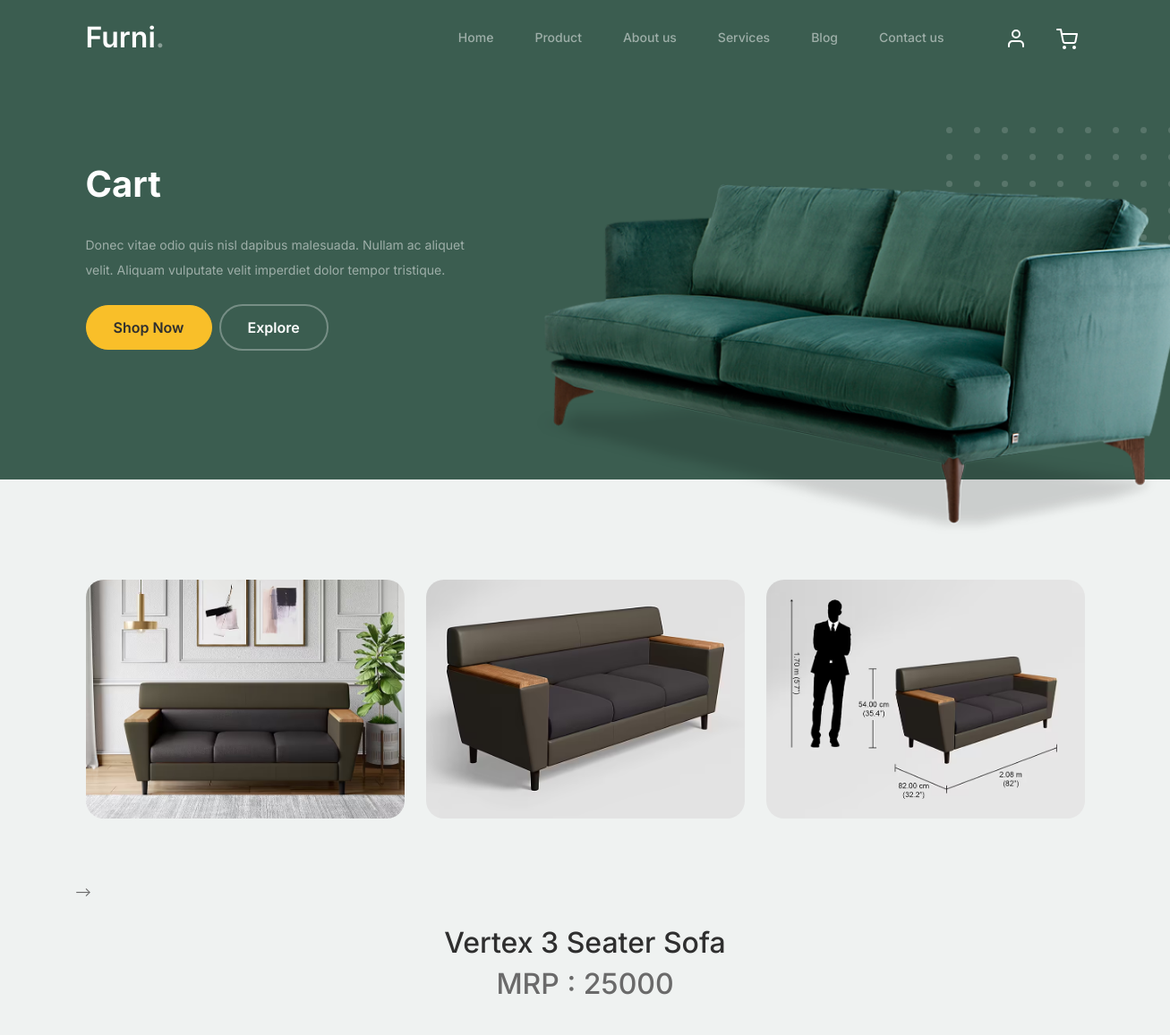
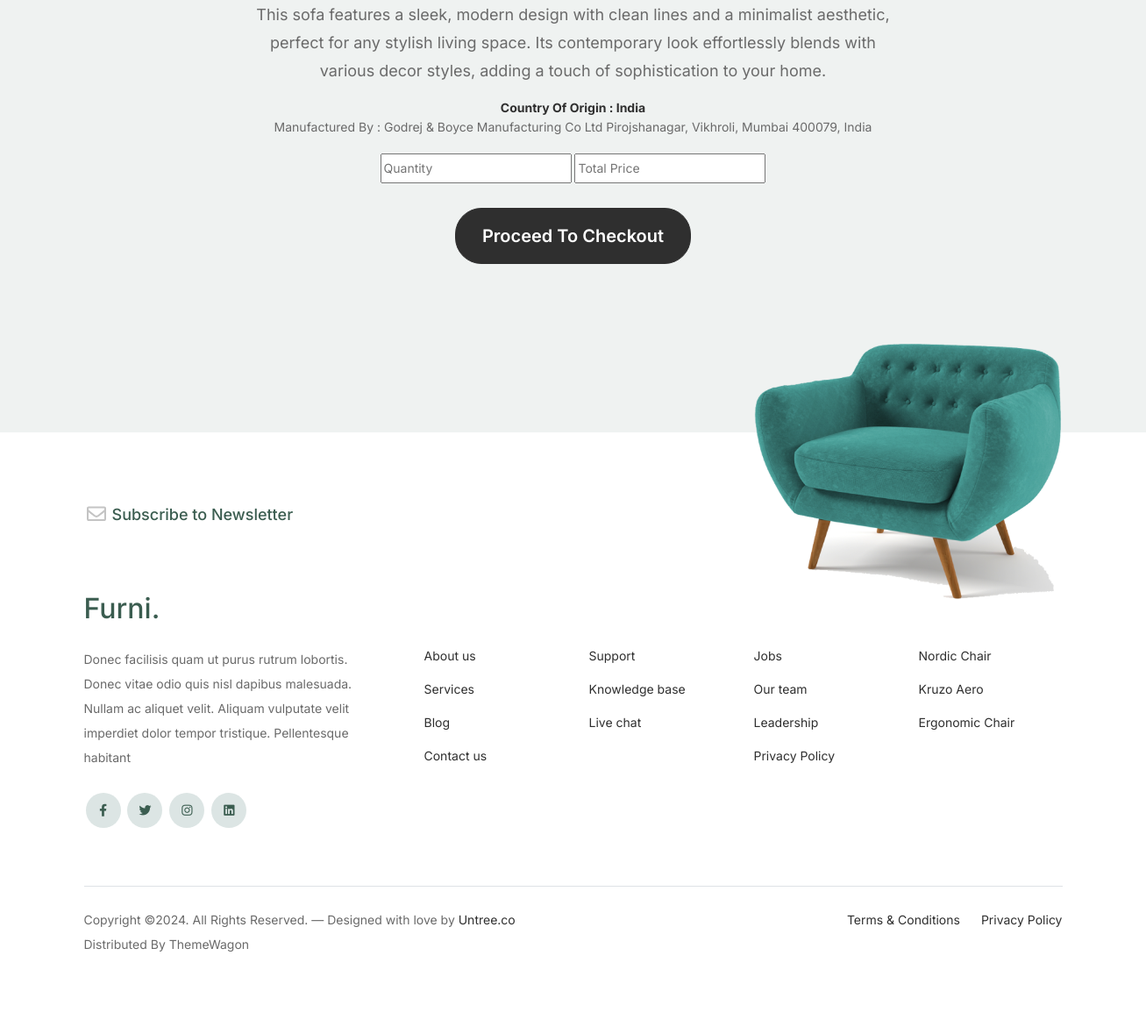
Page /single_product/1/ on the committed database (2 pictures, top to bottom).
### FurnitureApp/models.py (models this page shows)
class ProductDb(models.Model):
    Product_Category = models.CharField(max_length=50,null=True,blank=True)
    Product_Name = models.CharField(max_length=50, null=True, blank=True)
    Quantity = models.IntegerField(null=True, blank=True)
    MRP = models.IntegerField(null=True,blank=True)
    Description = models.TextField(max_length=150, null=True, blank=True)
    Origin = models.CharField(max_length=50, null=True, blank=True)
    Manufacture = models.CharField(max_length=50, null=True, blank=True)
    Image1 = models.ImageField(upload_to="pro_image",null=True,blank=True)
    Image2 = models.ImageField(upload_to="pro_image", null=True, blank=True)
    Image3 = models.ImageField(upload_to="pro_image", null=True, blank=True)

### WebApp/views.py (the view)
# urls.py: path('single_product/<int:pro_id>/',views.single_product,name="single_product"),
def single_product(request,pro_id):
    data = ProductDb.objects.get(id=pro_id)
    return render(request,"Single_Product.html",{'data':data})

### WebApp/templates/Single_Product.html (shortened to what this page needs)
<!doctype html>
<html lang="en">
{% load static %}
<head>
		<link href="{% static 'web/css/bootstrap.min.css' %}" rel="stylesheet">
		<link href="https://cdnjs.cloudflare.com/ajax/libs/font-awesome/6.0.0-beta3/css/all.min.css" rel="stylesheet">
		<link href="{% static 'web/css/tiny-slider.css' %}" rel="stylesheet">
		<link href="{% static 'web/css/style.css' %}" rel="stylesheet">
	</head>
	<body>
		<nav class="custom-navbar navbar navbar navbar-expand-md navbar-dark bg-dark" arial-label="Furni navigation bar">
			<div class="container">
				<a class="navbar-brand" href="index.html">Furni<span>.</span></a>
				<div class="collapse navbar-collapse" id="navbarsFurni">
					<ul class="custom-navbar-nav navbar-nav ms-auto mb-2 mb-md-0">
						<li class="nav-item">
							<a class="nav-link" href="{% url 'home' %}">Home</a>
						</li>
						<li><a class="nav-link" href="{% url 'product_page' %}">Product</a></li>
						<li><a class="nav-link" href="{% url 'about_page' %}">About us</a></li>
						<li><a class="nav-link" href="services.html">Services</a></li>
						<li><a class="nav-link" href="{% url 'blog_page' %}">Blog</a></li>
						<li><a class="nav-link" href="{% url 'contact_page' %}">Contact us</a></li>
					</ul>
					<ul class="custom-navbar-cta navbar-nav mb-2 mb-md-0 ms-5">
						<li><a class="nav-link" href="{% url 'login_page' %}"><img src="{% static 'web/images/user.svg' %}"></a></li>
						<li><a class="nav-link" href="cart.html"><img src="{% static 'web/images/cart.svg' %}"></a></li>
					</ul>
				</div>
			</div>
		</nav>
			<div class="hero">
				<div class="container">
					<div class="row justify-content-between">
						<div class="col-lg-5">
							<div class="intro-excerpt">
								<h1>Cart</h1>
								<p class="mb-4">Donec vitae odio quis nisl dapibus malesuada. Nullam ac aliquet velit. Aliquam vulputate velit imperdiet dolor tempor tristique.</p>
								<p><a href="" class="btn btn-secondary me-2">Shop Now</a><a href="#" class="btn btn-white-outline">Explore</a></p>
							</div>
						</div>
						<div class="col-lg-7">
							<div class="hero-img-wrap">
								<img src="{% static 'web/images/couch.png' %}" class="img-fluid">
							</div>
						</div>
					</div>
				</div>
			</div>
		<div class="blog-section">
			<div class="container">
				<div class="row">
					<div class="col-12 col-sm-6 col-md-4 mb-5">
						<div class="post-entry">
							<a href="#" class="post-thumbnail"><img src="{{data.Image1.url}}" alt="Image" class="img-fluid"></a>
						</div>
					</div>
					<div class="col-12 col-sm-6 col-md-4 mb-5">
						<div class="post-entry">
							<a href="#" class="post-thumbnail"><img src="{{data.Image2.url}}" alt="Image" class="img-fluid"></a>
						</div>
					</div>
					<div class="col-12 col-sm-6 col-md-4 mb-5">
						<div class="post-entry">
							<a href="#" class="post-thumbnail"><img src="{{data.Image3.url}}" alt="Image" class="img-fluid"></a>
						</div>
					</div
				</div>
			</div>
		</div>
		<div class="testimonial-section before-footer-section">
			<div class="container" style="margin-top:-280px">
				<div class="row">
					<div class="col-lg-7 mx-auto text-center">
						<h2 class="section-title">{{data.Product_Name}}</h2>
						<h2>MRP : {{data.MRP}}</h2>
					</div>
				</div>
				<div class="row justify-content-center">
					<div class="col-lg-12">
						<div class="testimonial-slider-wrap text-center">
							<div class="testimonial-slider">
								<div class="item">
									<div class="row justify-content-center">
										<div class="col-lg-8 mx-auto">
											<div class="testimonial-block text-center">
												<blockquote class="mb-5">
													<p>{{data.Description}}</p>
												</blockquote>
												<div class="author-info" style="margin-top:-30px">
													<h3 class="font-weight-bold">Country Of Origin : {{data.Origin}}</h3>
													<span class="position d-block mb-3">Manufactured By : {{data.Manufacture}}</span>
                                                 <form method="post" action="{% url 'save_cart' %}">
													<input type="number" placeholder="Quantity" min="1" id="quantity" name="quantity">
													<input type="text" placeholder="Total Price" id="total" name="total">
													<input type="hidden" placeholder="ProductName" value="{{data.Product_Name}}" name="productname"><br><br>
												    <div class="row">
                                                        <div class="col-md-12">
                                                                 <button class="btn btn-black btn-lg py-3 btn-block" onclick="window.location='checkout.html'">Proceed To Checkout</button>
                                                        </div>
													</div>
												 </form>
												</div>
											</div>
										</div>
									</div>
								</div>
							</div>
						</div>
					</div>
				</div>
			</div>
		</div>
		<footer class="footer-section">
			<div class="container relative">
				<div class="sofa-img">
					<img src="{% static 'web/images/sofa.png' %}" alt="Image" class="img-fluid">
				</div>
				<div class="row">
					<div class="col-lg-8">
						<div class="subscription-form">
							<h3 class="d-flex align-items-center"><span class="me-1"><img src="{% static 'web/images/envelope-outline.svg' %}" alt="Image" class="img-fluid"></span><span>Subscribe to Newsletter</span></h3>
						</div>
					</div>
				</div>
				<div class="row g-5 mb-5">
					<div class="col-lg-4">
						<div class="mb-4 footer-logo-wrap"><a href="#" class="footer-logo">Furni<span>.</span></a></div>
						<p class="mb-4">Donec facilisis quam ut purus rutrum lobortis. Donec vitae odio quis nisl dapibus malesuada. Nullam ac aliquet velit. Aliquam vulputate velit imperdiet dolor tempor tristique. Pellentesque habitant</p>
						<ul class="list-unstyled custom-social">
							<li><a href="#"><span class="fa fa-brands fa-facebook-f"></span></a></li>
							<li><a href="#"><span class="fa fa-brands fa-twitter"></span></a></li>
							<li><a href="#"><span class="fa fa-brands fa-instagram"></span></a></li>
							<li><a href="#"><span class="fa fa-brands fa-linkedin"></span></a></li>
						</ul>
					</div>
					<div class="col-lg-8">
						<div class="row links-wrap">
							<div class="col-6 col-sm-6 col-md-3">
								<ul class="list-unstyled">
									<li><a href="#">About us</a></li>
									<li><a href="#">Services</a></li>
									<li><a href="#">Blog</a></li>
									<li><a href="#">Contact us</a></li>
								</ul>
							</div>
							<div class="col-6 col-sm-6 col-md-3">
								<ul class="list-unstyled">
									<li><a href="#">Support</a></li>
									<li><a href="#">Knowledge base</a></li>
									<li><a href="#">Live chat</a></li>
								</ul>
							</div>
							<div class="col-6 col-sm-6 col-md-3">
								<ul class="list-unstyled">
									<li><a href="#">Jobs</a></li>
									<li><a href="#">Our team</a></li>
									<li><a href="#">Leadership</a></li>
									<li><a href="#">Privacy Policy</a></li>
								</ul>
							</div>
							<div class="col-6 col-sm-6 col-md-3">
								<ul class="list-unstyled">
									<li><a href="#">Nordic Chair</a></li>
									<li><a href="#">Kruzo Aero</a></li>
									<li><a href="#">Ergonomic Chair</a></li>
								</ul>
							</div>
						</div>
					</div>
				</div>
				<div class="border-top copyright">
					<div class="row pt-4">
						<div class="col-lg-6">
							<p class="mb-2 text-center text-lg-start">Copyright &copy;. All Rights Reserved. &mdash; Designed with love by <a href="https://untree.co">Untree.co</a> Distributed By <a hreff="https://themewagon.com">ThemeWagon</a>
            </p>
						</div>
						<div class="col-lg-6 text-center text-lg-end">
							<ul class="list-unstyled d-inline-flex ms-auto">
								<li class="me-4"><a href="#">Terms &amp; Conditions</a></li>
								<li><a href="#">Privacy Policy</a></li>
							</ul>
						</div>
					</div>
				</div>
			</div>
		</footer>
	</body>
</html>

### WebApp/static/web/css/tiny-slider.css (style rules this page uses)
.tns-slider { -webkit-transition:all 0s;-moz-transition:all 0s;transition:all 0s }
.tns-slider>.tns-item { -webkit-box-sizing:border-box;-moz-box-sizing:border-box;box-sizing:border-box }
.tns-horizontal.tns-subpixel { white-space:nowrap }
.tns-horizontal.tns-subpixel>.tns-item { display:inline-block;vertical-align:top;white-space:normal }

### rows in the picture
ProductDb: Image1 (picture), Image2 (picture), Image3 (picture), Product_Name "Vertex 3 Seater Sofa", MRP "25000", Description "This sofa features a sleek, modern design with clean lines and a minimalist aesthetic, perfect for any stylish living space. Its contemporary look effortlessly blends with various decor styles, adding a touch of sophistication to your home.", Origin "India", Manufacture "Godrej & Boyce Manufacturing Co Ltd Pirojshanagar, Vikhroli, Mumbai 400079, India"
